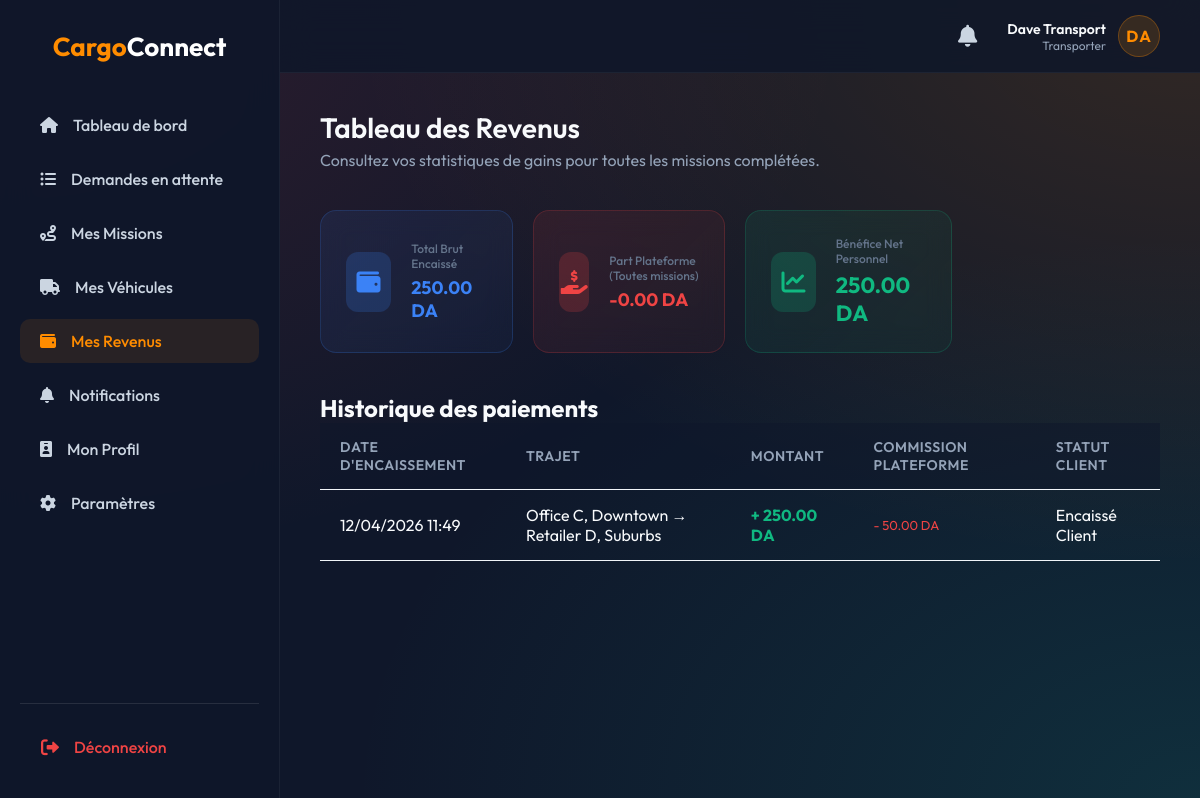
Screenshot of /transporter/earnings.php (signed in) with the database file from the repository.
### tables this page shows
CREATE TABLE IF NOT EXISTS earnings (
    id INT UNSIGNED AUTO_INCREMENT PRIMARY KEY,
    transporter_id INT UNSIGNED NOT NULL,
    reservation_id INT UNSIGNED NOT NULL UNIQUE COMMENT '1:1 relation to avoid duplicate billing',
    amount DECIMAL(10,2) NOT NULL,
    created_at TIMESTAMP DEFAULT CURRENT_TIMESTAMP,
    FOREIGN KEY (transporter_id) REFERENCES users(id) ON DELETE CASCADE,
    FOREIGN KEY (reservation_id) REFERENCES reservations(id) ON DELETE CASCADE,
    INDEX idx_earnings_transporter (transporter_id)
);

CREATE TABLE IF NOT EXISTS reservations (
    id INT UNSIGNED AUTO_INCREMENT PRIMARY KEY,
    client_id INT UNSIGNED NOT NULL,
    vehicle_id INT UNSIGNED DEFAULT NULL,
    pickup_location VARCHAR(255) NOT NULL,
    destination VARCHAR(255) NOT NULL,
    cargo_type VARCHAR(100) NOT NULL,
    volume DECIMAL(8,2) COMMENT 'Volume in cubic meters',
    weight DECIMAL(8,2) COMMENT 'Weight in kg',
    reservation_date DATETIME NOT NULL,
    price DECIMAL(10,2) NULL,
    price_type ENUM('fixed', 'negotiable') DEFAULT 'fixed',
    transporter_proposed_price DECIMAL(10,2) NULL,
    platform_commission DECIMAL(10,2) DEFAULT 0,
    is_commission_paid TINYINT(1) DEFAULT 0,
    status ENUM('pending', 'negotiation', 'accepted', 'in_progress', 'completed', 'cancelled') NOT NULL DEFAULT 'pending',
    created_at TIMESTAMP DEFAULT CURRENT_TIMESTAMP,
    FOREIGN KEY (client_id) REFERENCES users(id) ON DELETE CASCADE,
    FOREIGN KEY (vehicle_id) REFERENCES vehicles(id) ON DELETE SET NULL,
    INDEX idx_reservation_client (client_id),
    INDEX idx_reservation_vehicle (vehicle_id),
    INDEX idx_reservation_status (status),
    INDEX idx_reservation_date (reservation_date),
    INDEX idx_reservation_status_date (status, reservation_date)
);

### functions/earning.php (called while the page is built, shortened)
<?php
function getEarningsHistory($transporter_id, $pdo) {
    $stmt = $pdo->prepare("SELECT e.*, r.pickup_location, r.destination, r.reservation_date
                           FROM earnings e
                           JOIN reservations r ON e.reservation_id = r.id
                           WHERE e.transporter_id = ?
                           ORDER BY e.created_at DESC");
    $stmt->execute([$transporter_id]);
    return $stmt->fetchAll(PDO::FETCH_ASSOC);
}

### transporter/earnings.php (the view, shortened to what this page needs)
<?php
require_once CONF_PATH . 'database.php';
require_once FUNC_PATH . 'earning.php';
$db = new Database();
$pdo = $db->getConnection();
$transporter_id = $_SESSION['user_id'];
$history = getEarningsHistory($transporter_id, $pdo);
?>
<!DOCTYPE html>
<html lang="fr">
<head>
    <link href="https://cdnjs.cloudflare.com/ajax/libs/font-awesome/6.0.0/css/all.min.css" rel="stylesheet">
    <link rel="stylesheet" href="<?php echo CSS_URL; ?>style.css">
    <link rel="stylesheet" href="<?php echo CSS_URL; ?>dashboard.css">
</head>
<body>
<div class="dashboard-layout">
    <?php include INC_PATH . 'sidebar.php'; ?>
    <main class="main-content">
        <?php include INC_PATH . 'topbar.php'; ?>
        <div class="page-header">
            <div>
                <h1>Tableau des Revenus</h1>
                <p style="color: #94a3b8; margin-top: 5px;">Consultez vos statistiques de gains pour toutes les missions complétées.</p>
            </div>
        </div>
        <?php
            $stmtSum = $pdo->prepare("SELECT SUM(amount) as total_gross FROM earnings WHERE transporter_id = ?");
            $stmtSum->execute([$transporter_id]);
            $gross = $stmtSum->fetchColumn() ?: 0;
            $stmtComm = $pdo->prepare("SELECT SUM(r.platform_commission) FROM reservations r JOIN vehicles v ON r.vehicle_id = v.id WHERE v.owner_id = ? AND r.status = 'completed'");
            $stmtComm->execute([$transporter_id]);
            $total_commission = $stmtComm->fetchColumn() ?: 0;
            $net_earnings = $gross - $total_commission;
        ?>
        <div class="stats-grid" style="grid-template-columns: repeat(autofit, minmax(250px, 1fr)); margin-top: 20px;">
            <div class="stat-card" style="background: linear-gradient(135deg, rgba(59, 130, 246, 0.1), rgba(59, 130, 246, 0.05)); border: 1px solid rgba(59, 130, 246, 0.2);">
                <div class="stat-icon" style="background: rgba(59, 130, 246, 0.2); color: #3b82f6;"><i class="fas fa-wallet"></i></div>
                <div class="stat-details">
                    <h3 style="font-size:12px;">Total Brut Encaissé</h3>
                    <div class="num" style="color: #3b82f6; font-size:18px;"><?php echo number_format($gross, 2); ?> DA</div>
                </div>
            </div>
            <div class="stat-card" style="background: linear-gradient(135deg, rgba(239, 68, 68, 0.1), rgba(239, 68, 68, 0.05)); border: 1px solid rgba(239, 68, 68, 0.2);">
                <div class="stat-icon" style="background: rgba(239, 68, 68, 0.2); color: #ef4444;"><i class="fas fa-hand-holding-usd"></i></div>
                <div class="stat-details">
                    <h3 style="font-size:12px;">Part Plateforme (Toutes missions)</h3>
                    <div class="num" style="color: #ef4444; font-size:18px;">-<?php echo number_format($total_commission, 2); ?> DA</div>
                </div>
            </div>
            <div class="stat-card" style="background: linear-gradient(135deg, rgba(16, 185, 129, 0.1), rgba(16, 185, 129, 0.05)); border: 1px solid rgba(16, 185, 129, 0.2);">
                <div class="stat-icon" style="background: rgba(16, 185, 129, 0.2); color: #10b981;"><i class="fas fa-chart-line"></i></div>
                <div class="stat-details">
                    <h3 style="font-size:12px;">Bénéfice Net Personnel</h3>
                    <div class="num" style="color: #10b981; font-size:22px;"><?php echo number_format($net_earnings, 2); ?> DA</div>
                </div>
            </div>
        </div>
        <div class="recent-section" style="margin-top: 30px;">
            <div class="section-header">
                <h2>Historique des paiements</h2>
            </div>
            <?php if (empty($history)): ?>
                <div style="text-align: center; padding: 40px; background: rgba(30, 41, 59, 0.5); border-radius: 12px; border: 1px dashed rgba(255, 255, 255, 0.1);">
                    <i class="fas fa-file-invoice-dollar" style="font-size: 40px; color: #64748b; margin-bottom: 15px;"></i>
                    <p style="color: #94a3b8;">Aucun historique de revenu. Terminez des missions pour voir vos gains ici.</p>
                </div>
            <?php else: ?>
                <div class="table-container">
                    <table class="data-table">
                        <thead>
                            <tr>
                                <th>Date d'encaissement</th>
                                <th>Trajet</th>
                                <th>Montant</th>
                                <th>Commission Plateforme</th>
                                <th>Statut Client</th>
                            </tr>
                        </thead>
                        <tbody>
                            <?php foreach ($history as $earning): ?>
                                <tr>
                                    <td><?php echo date('d/m/Y H:i', strtotime($earning['created_at'])); ?></td>
                                    <td><?php echo htmlspecialchars($earning['pickup_location'] . ' → ' . $earning['destination'], ENT_QUOTES, 'UTF-8'); ?></td>
                                    <td style="font-weight: 700; color: #10b981;">+ <?php echo number_format($earning['amount'], 2); ?> DA</td>
                                    <td style="font-size: 13px; color: #ef4444;">- <?php
                                        $commRate = defined('APP_COMMISSION') ? APP_COMMISSION : 0.20;
                                        echo number_format($earning['amount'] * $commRate, 2);
                                    ?> DA</td>
                                    <td><span class="badge badge-success">Encaissé Client</span></td>
                                </tr>
                            <?php endforeach; ?>
                        </tbody>
                    </table>
                </div>
            <?php endif; ?>
        </div>
    </main>
</div>
</body>
</html>

### public/css/style.css (style rules this page uses)
:root { --primary: #ff8c00; --primary-hover: #ff6b00; --bg-dark: #0f172a; --text-main: #f8fafc; --text-muted: #94a3b8; --glass-bg: rgba(15, 23, 42, 0.4); --glass-border: rgba(255, 255, 255, 0.08); --glass-shadow: 0 25px 50px -12px rgba(0, 0, 0, 0.5); }
* { margin: 0; padding: 0; box-sizing: border-box; font-family: 'Outfit', sans-serif; }
body { min-height: 100vh; background: var(--bg-dark); display: flex; flex-direction: column; color: var(--text-main); position: relative; overflow-x: hidden; }

### public/css/dashboard.css (style rules this page uses)
body { background: #0f172a; background-image: radial-gradient(at 0% 0%, rgba(239, 68, 68, 0.15) 0px, transparent 50%), radial-gradient(at 100% 0%, rgba(255, 140, 0, 0.15) 0px, transparent 50%), radial-gradient(at 100% 100%, rgba(20, 184, 166, 0.15) 0px, transparent 50%); background-attachment: fixed; min-height: 100vh; color: #f8fafc; font-family: 'Inter', 'Outfit', sans-serif; }
.dashboard-layout { display: flex; min-height: 100vh; }
.main-content { flex: 1; padding: 110px 40px 40px 40px; margin-left: 280px; width: calc(100% - 280px); overflow-y: auto; position: relative; z-index: 10; }
.page-header { display: flex; justify-content: space-between; align-items: center; margin-bottom: 40px; }
.page-header h1 { font-size: 28px; font-weight: 600; }
.stats-grid { display: grid; grid-template-columns: repeat(1, 1fr); gap: 20px; margin-bottom: 40px; }
.stat-card { background: rgba(30, 41, 59, 0.65); backdrop-filter: blur(12px); padding: 25px; border-radius: 16px; display: flex; align-items: center; gap: 20px; border: 1px solid rgba(255, 255, 255, 0.08); transition: all 0.3s cubic-bezier(0.4, 0, 0.2, 1); transform: translateY(40px); opacity: 0; animation: slideUp 0.6s cubic-bezier(0.16, 1, 0.3, 1) forwards; }
.stat-card:nth-child(1) { animation-delay: 0.1s; }
.stat-card:nth-child(2) { animation-delay: 0.2s; }
.stat-card:nth-child(3) { animation-delay: 0.3s; }
.stat-icon { width: 60px; height: 60px; border-radius: 12px; display: flex; align-items: center; justify-content: center; font-size: 24px; }
.stat-details h3 { font-size: 14px; color: #64748b; font-weight: 500; margin-bottom: 5px; }
.stat-details .num { font-size: 24px; font-weight: 700; color: #0f172a; }
.data-table { width: 100%; border-collapse: collapse; }
.data-table th, .data-table td { padding: 15px 20px; text-align: left; border-bottom: 1px solid #f1f5f9; }
.data-table th { background: rgba(15, 23, 42, 0.5); font-weight: 600; color: #94a3b8; font-size: 14px; text-transform: uppercase; letter-spacing: 0.5px; }
.data-table tr { transition: background 0.3s; }
h1, h2, h3, h4, .stat-details .num { color: #f8fafc; }
.page-header p { color: #94a3b8 !important; }
@media (min-width: 576px) { .stats-grid { grid-template-columns: repeat(2, 1fr); } }
@media (min-width: 768px) { .stats-grid { grid-template-columns: repeat(3, 1fr); } }
@media (min-width: 992px) { .stats-grid { grid-template-columns: repeat(4, 1fr); } }

### rows the page displays
earnings: created_at "12/04/2026 11:49", reservation.destination "Office C, Downtown → Retailer D, Suburbs", amount "250.00", $earning['amount']*$commRate "50.00"

### other values shown
$userName "Dave Transport"
$userRole "Transporter"
$userInitials "DA"
$gross "250.00"
$total_commission "0.00"
$net_earnings "250.00"
